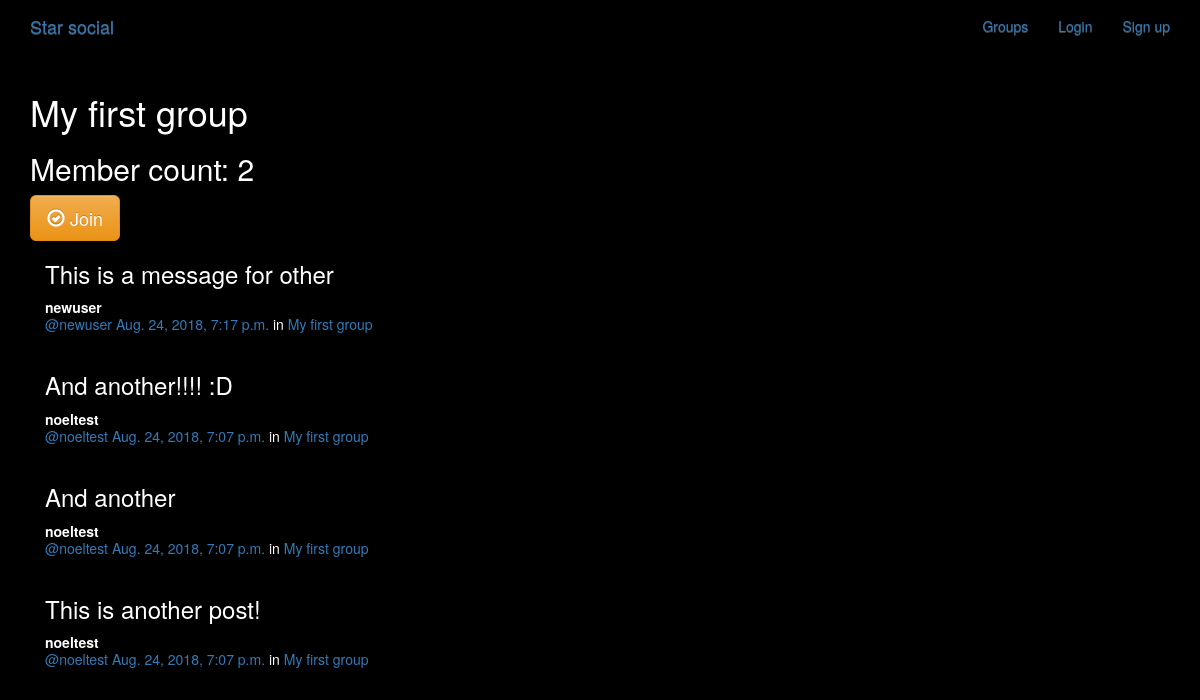
Screenshot of /groups/posts/in/my-first-group/ with the database file from the repository.
### groups/models.py (models this page shows, shortened)
class Group(models.Model):
    name = models.CharField(max_length=255, unique=True)
    slug = models.SlugField(allow_unicode=True, unique=True)
    description = models.TextField(blank=True, default='')
    description_html = models.TextField(editable=False, blank=True, default='')
    members = models.ManyToManyField(User, through='GroupMember')
    class Meta:
        ordering = ['name']

### posts/models.py (models this page shows, shortened)
class Post(models.Model):
    user = models.ForeignKey(User, related_name="posts", on_delete=models.CASCADE)
    created_at = models.DateTimeField(auto_now=True)
    message = models.TextField()
    message_html = models.TextField(editable=False)
    group = models.ForeignKey(Group, related_name="posts",null=True, blank=True,  on_delete=models.CASCADE)
    class Meta:
        ordering = ["-created_at"]
        unique_together = ["user", "message"]

### groups/views.py (the view)
# urls.py: url(r'^posts/in/(?P<slug>[-\w]+)/$', views.SingleGroup.as_view(), name='single'),
class SingleGroup(generic.DetailView):
    model = Group

### groups/templates/groups/group_detail.html
{% extends "groups/group_base.html"%}
{% block pregroup %}
  <h1>{{group.name}}</h1>
  <h2>Member count: {{group.members.count}}</h2>
  <div class="content">
    {% if user in group.members.all %}
    <a href="{% url 'groups:leave' slug=group.slug %}" class="btn btn-lg btn-fill btn-warning">
      <span class="glyphicon glyphicon-remove-circle"></span>
      Leave
    </a>
    {%else%}
    <a href="{% url 'groups:join' slug=group.slug %}" class="btn btn-lg btn-fill btn-warning">
      <span class="glyphicon glyphicon-ok-circle"></span>
      Join
    </a>
    {% endif %}
  </div>
{% endblock %}
{% block group_content %}
  <div class="col-md-8">
    {%if group.posts.count == 0 %}
      <h2>No posts in this group yet.</h2>
    {%else%}
      {%for post in group.posts.all%}
        {%include "posts/_post.html"%}
      {%endfor%}
    {% endif %}
  </div>
{% endblock %}

### groups/templates/groups/group_base.html (shortened to what this page needs)
{% extends "base.html"%}
{% block content %}
  <div class="container">
    <div class="row">
      {% block pregroup%} {%endblock%}
      {% block group_content%} {%endblock%}
    </div>
  </div>
{% endblock %}

### templates/base.html (shortened to what this page needs)
<!DOCTYPE html>
{% load staticfiles %}
<html lang="en" dir="ltr">
  <head>
    <link rel="stylesheet" href="https://maxcdn.bootstrapcdn.com/bootstrap/3.3.7/css/bootstrap.min.css">
    <link rel="stylesheet" href="https://maxcdn.bootstrapcdn.com/bootstrap/3.3.7/css/bootstrap-theme.min.css">
    <link rel="stylesheet" href="{% static 'simplesocial/css/master.css'%}">
  </head>
  <body>
    <nav class="navbar mynav" role='navigation' id="navbar">
      <div class="container">
        <a class="navbar-brand mynav" href="{% url 'home'%}">Star social</a>
        <ul class="nav navbar-nav navbar-right">
          {% if user.is_authenticated %}
            <li> <a href="{% url 'posts:create' %}">Post</a> </li>
            <li> <a href="{% url 'groups:all' %}">Groups</a> </li>
            <li> <a href="{% url 'groups:create' %}">Create Group</a> </li>
            <li> <a href="{% url 'accounts:logout' %}">Log out</a> </li>
          {% else %}
            <li> <a href="{% url 'groups:all' %}">Groups</a> </li>
            <li> <a href="{% url 'accounts:login' %}">Login</a> </li>
            <li> <a href="{% url 'accounts:signup' %}">Sign up</a> </li>
          {%endif%}
        </ul>
      </div>
    </nav>
    <div class="container mycontent">
      {% block content %}
      {% endblock %}
    </div>
  </body>
</html>

### posts/templates/posts/_post.html (shortened to what this page needs)
<div class="post media">
	<h3>{{ post.message_html|safe }}</h3>
	<div class="media-body">
		<strong>{{ post.user.username }}</strong>
		<h5 class="media-heading">
			<span class="username"><a href="{% url 'posts:for_user' username=post.user.username %}">@{{ post.user.username }}</a></span>
			<time class="time"><a href="{% url 'posts:single' username=post.user.username pk=post.pk %}">{{ post.created_at }}</a></time>
			{% if post.group %}
			<span class="group-name">in <a href="#">{{ post.group.name }}</a></span>
			{% endif %}
		</h5>
	</div>
</div>

### static/simplesocial/css/master.css (style rules this page uses)
body { margin: 0; overflow: hidden; background-color: black; color:white; }

### rows the page displays
Group: name "My first group", members.count "2"
Post: message_html "This is a message for other", user.username "newuser", created_at "Aug. 24, 2018, 7:17 p.m.", group.name "My first group"
Post: message_html "And another!!!! :D", user.username "noeltest", created_at "Aug. 24, 2018, 7:07 p.m.", group.name "My first group"
Post: message_html "And another", user.username "noeltest", created_at "Aug. 24, 2018, 7:07 p.m.", group.name "My first group"
Post: message_html "This is another post!", user.username "noeltest", created_at "Aug. 24, 2018, 7:07 p.m.", group.name "My first group"
